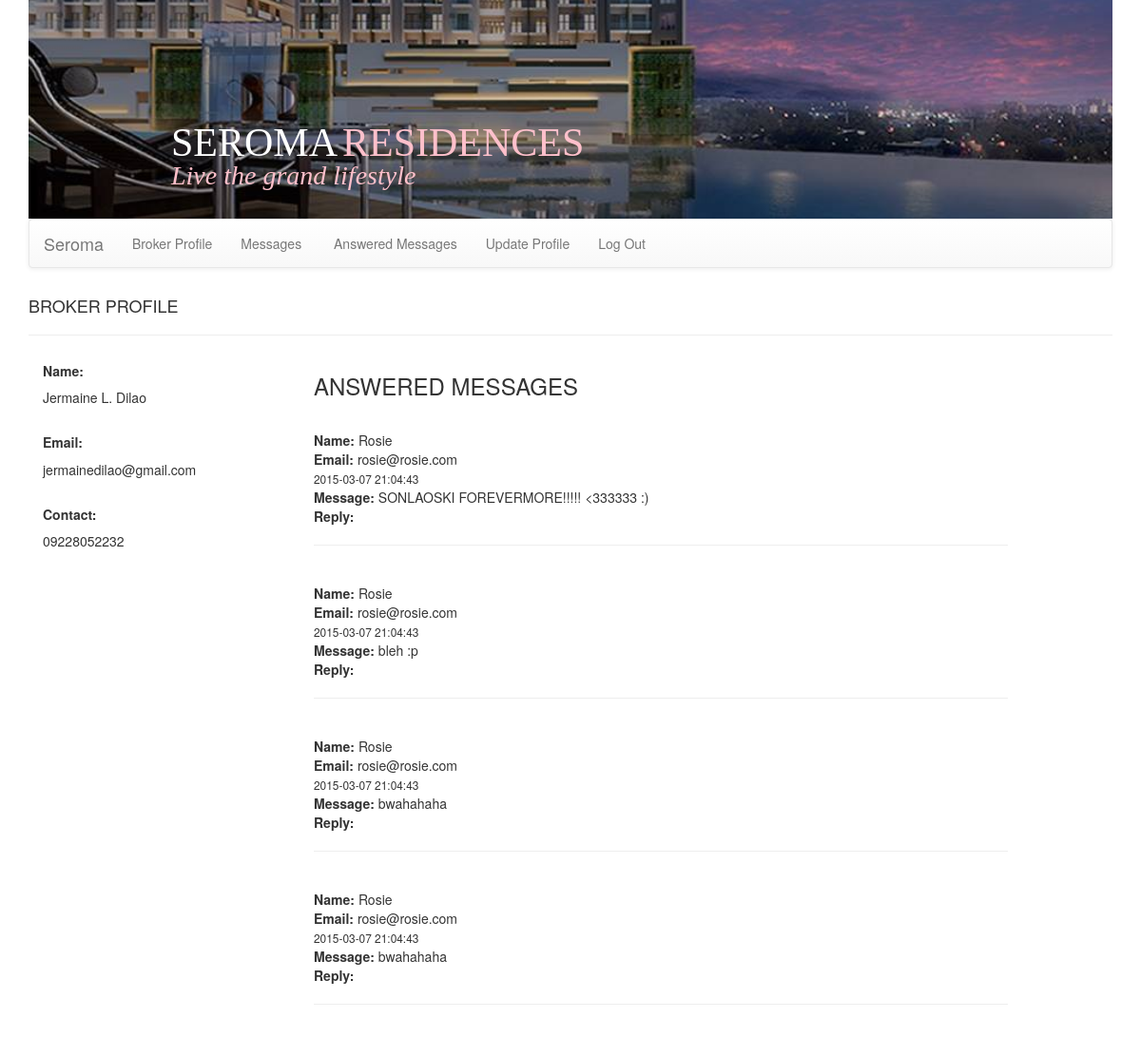
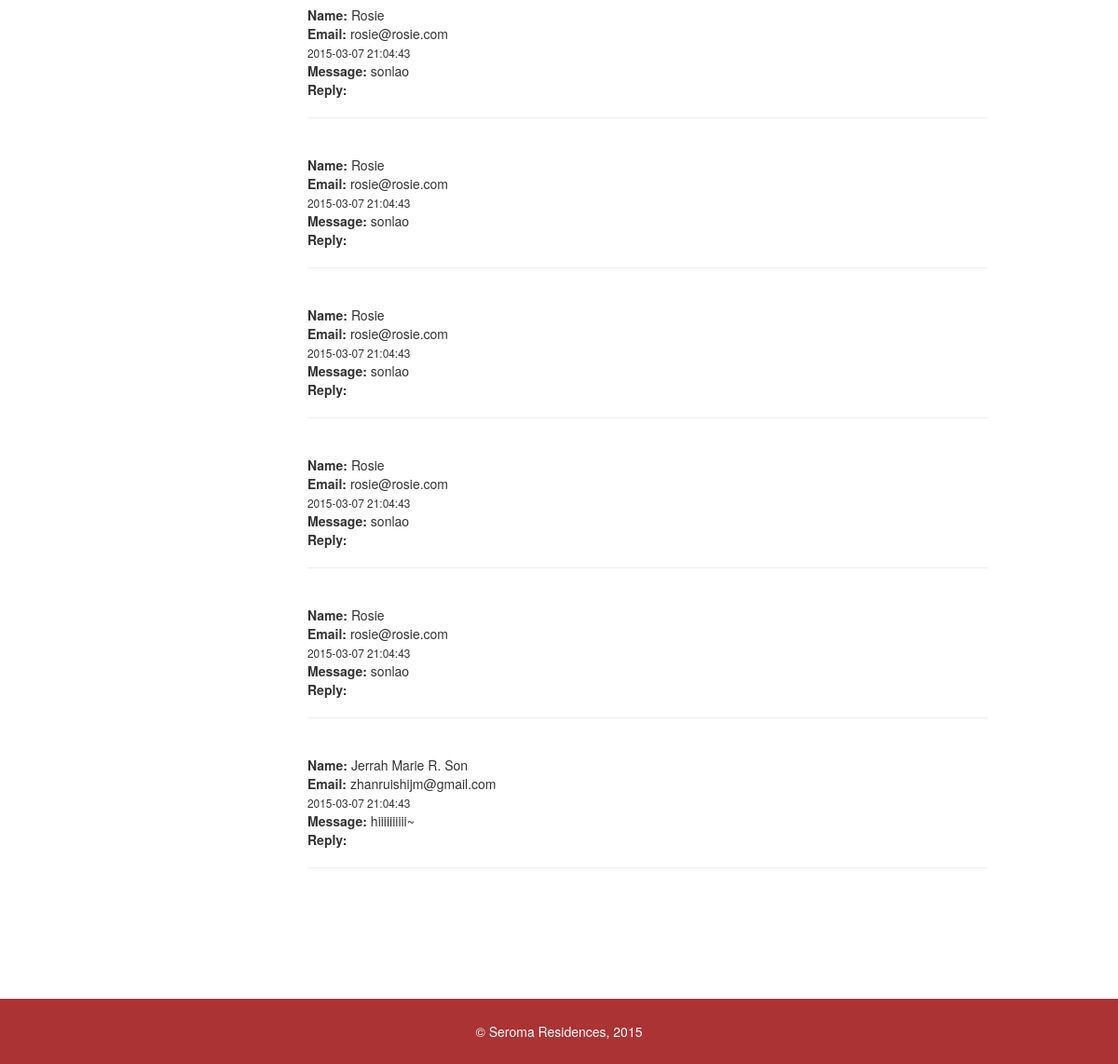
Page /broker?p=brokeransmsg (signed in) on the earlier database version (2 pictures, top to bottom).
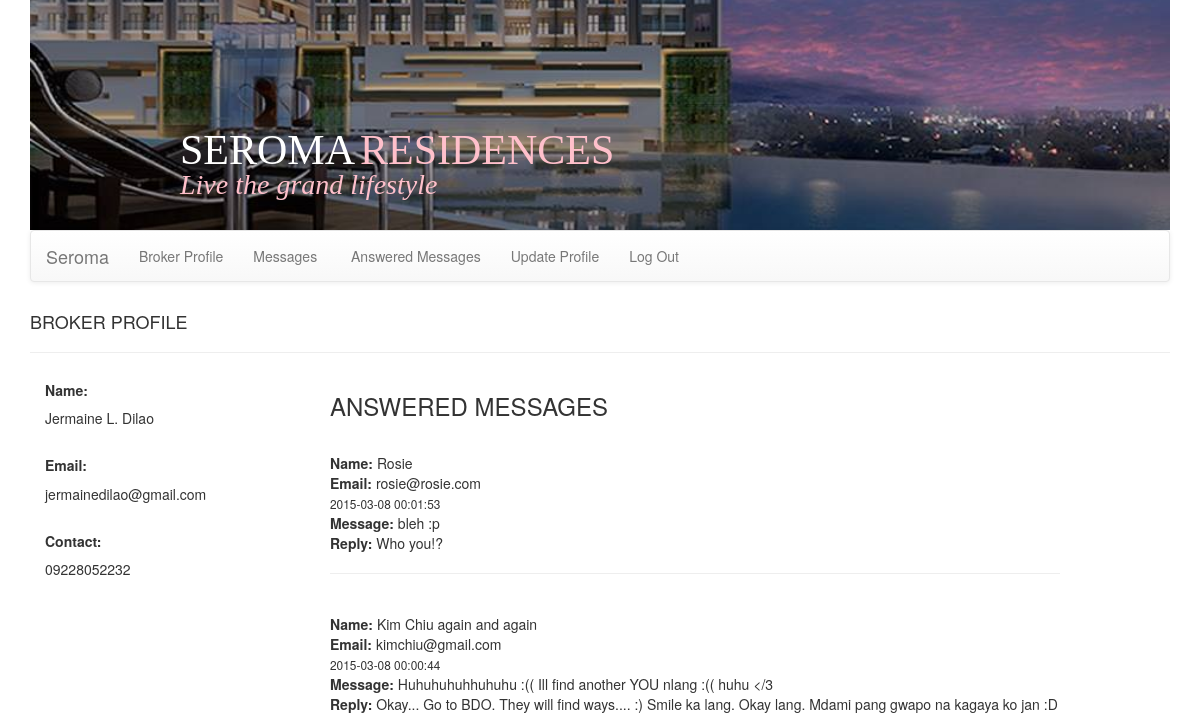
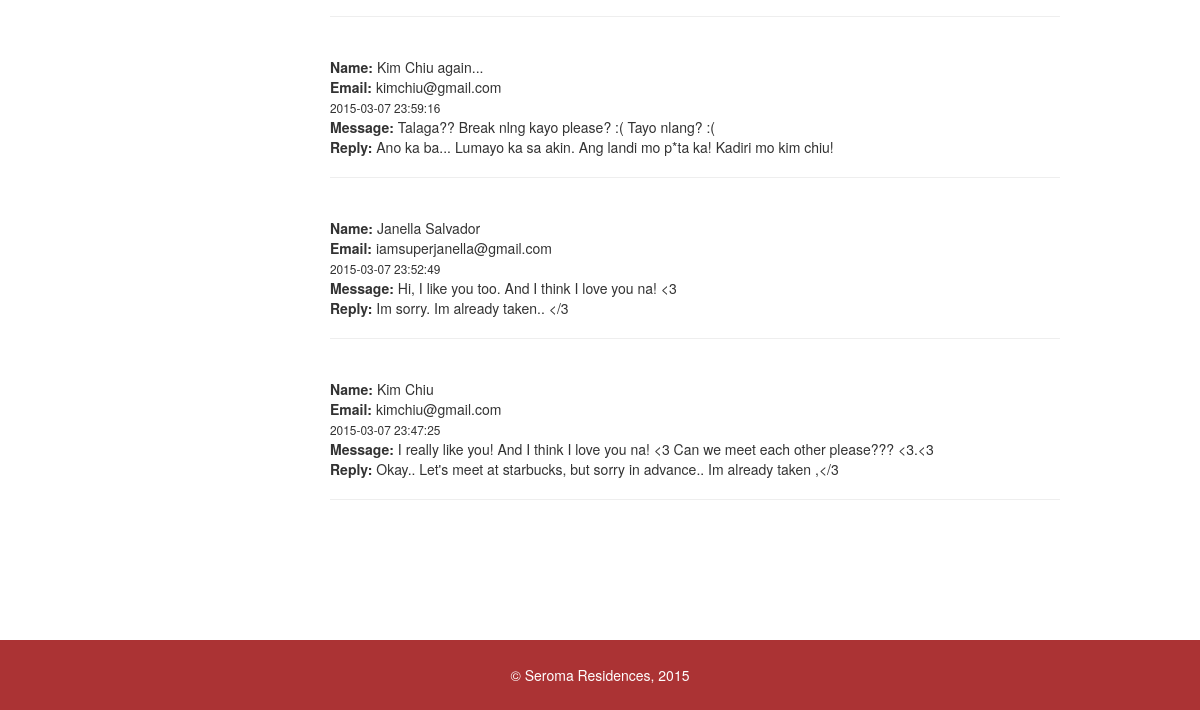
Same page on the later database version (2 pictures, top to bottom).
### tables this page shows
CREATE TABLE IF NOT EXISTS `users` (
`id` int(11) NOT NULL,
  `username` varchar(255) NOT NULL,
  `password` varchar(255) NOT NULL,
  `name` varchar(255) NOT NULL,
  `contact` varchar(255) NOT NULL,
  `email` varchar(255) NOT NULL,
  `status` smallint(6) NOT NULL
);

CREATE TABLE IF NOT EXISTS `messages` (
`messageid` int(11) NOT NULL,
  `sender` varchar(256) NOT NULL,
  `senderemail` varchar(256) NOT NULL,
  `timestamp` timestamp NOT NULL DEFAULT CURRENT_TIMESTAMP ON UPDATE CURRENT_TIMESTAMP,
  `recipient` smallint(6) NOT NULL,
  `message` varchar(500) NOT NULL,
  `viewed` int(11) NOT NULL,
  `reply` varchar(500) NOT NULL,
  `replytimestamp` varchar(50) NOT NULL,
  `messagestatus` smallint(6) NOT NULL
);

### db.php (called while the page is built, shortened)
<?php
	function site_db()
	{
		try
		{
			return new PDO('mysql:host=localhost;dbname=seroma','root','');
		}
		catch(PDOException $ex)
		{
			echo "Connection Error: ", $ex->getMessage();
		}
	}
	function view_broker_profile($userid)
	{
		$db = site_db();
		$sql = "select * from users where id = ?";
		$st = $db->prepare($sql);
		$st->execute(array($userid));
		$row = $st->fetch();
		return $row;
	}
   function get_broker_replied_msgs($id){
		$db = site_db();
		$sql = "select * from messages where recipient=? and messagestatus = ? order by timestamp desc";
		$st = $db->prepare($sql);
		$st->execute(array($id, 1));
		$rows = $st->fetchAll();
		return $rows;
   }

### broker/brokeransmsg.php (the view, shortened to what this page needs)
<?php
	$viewbrokerprofile = view_broker_profile($_SESSION['userid']);
	$id = $_SESSION['userid'];
	$getbrokerrepliedmsgs = get_broker_replied_msgs($id);
?>
<!DOCTYPE html>
<head><title>Answered Messages</title></head>
<html>
	<body>
    <h4>BROKER PROFILE</h4><hr/>
		<div class = "col-md-3">
				<div>
					<h5><b>Name:</b></h5>
					<?php echo htmlentities($viewbrokerprofile['name']);?>
				</div><br/>
				<div>
					<h5><b>Email:</b></h5>
					<?php echo htmlentities($viewbrokerprofile['email']);?>
				</div><br/>
				<div>
					<h5><b>Contact:</b></h5>
					<?php echo htmlentities($viewbrokerprofile['contact']);?>
				</div>
		</div>
		<div class = "col-md-8">
		    <h3 class = "pull-left">ANSWERED MESSAGES</h3>
			<br /><br /><br /><br />
			<?php foreach($getbrokerrepliedmsgs as $m): ?>
				<b>Name:</b> <?php echo htmlentities($m['sender']); ?><br>
				<b>Email:</b> <?php echo htmlentities($m['senderemail']); ?><br>
				<small><?php echo htmlentities($m['timestamp']); ?></small><br>
				<b>Message:</b> <?php echo htmlentities($m['message']); ?><br>
				<b>Reply:</b> <?php echo htmlentities($m['reply']); ?><br>
				<hr><br>
			<?php endforeach; ?>
		</div>
	</body>
</html>

### broker/index.php (shortened to what this page needs)
<?php
	include "../db.php";
	if($_SESSION['isloginbroker'] == true || $_SESSION['isloginadmin'] == true)
	{
		$page = isset($_GET['p']) ? $_GET['p'] : 'broker';
		$id = $_SESSION['userid'];
		$countnewmsg = count_new_msg($id);
		$content = $page.".php";
	}
	else
	{
		header('Location:../');
	}
?>
<!DOCTYPE html>
<html>
	<head>
	<link rel="stylesheet" href="../bootstrap/css/bootstrap.min.css">
	<link rel="stylesheet" href="../bootstrap/css/bootstrap-theme.min.css">
	</head>
	<body>
		<div class = "container">
			<div class = "header">
				<span class = "color1">SEROMA</span><span class = "color2">RESIDENCES</span> <br/>
				<span class = "lowerheader color2">Live the grand lifestyle</span>
			</div>
			<nav class = "navbar navbar-default">
				<div class = "container-fluid">
					<div class="navbar-header">
						<a class="navbar-brand" href="#">Seroma</a>
					</div>
					<div class="collapse navbar-collapse" id="myNavbar">
						<ul class="nav navbar-nav">
						  <li><a href = "?p=broker">Broker Profile</a></li>
						  <li><a href = "?p=brokermsg">Messages&nbsp;<?php if($countnewmsg != false){ ?><span class = "badge"><?php echo htmlentities($countnewmsg);?></span> <?php } ?> </a></li>
						  <li><a href = "?p=brokeransmsg">Answered Messages</a></li>
						  <li><a href = "?p=updbroker">Update Profile</a></li>
						  <li><a href = "?l=true">Log Out</a></li>
						</ul>
					</div>
				</div>
			</nav>
			<div class = "main-content">
				<br/>
				<?php include_once($content); ?>
			</div>
		</div>
    <div class="footer">
        &copy; Seroma Residences, 2015
     </div>
	</body>
</html>

### broker/index.php (style rules this page uses)
.header { background: url("../images/headerbg.jpg"); background-size: 1140px 250px; background-repeat: no-repeat; margin-top: -20px; height: 250px; }
.main-content { margin-top: -20px; }
.header { position: relative; }
.header span { font-family: Century Gothic; }
.color1 { color: white; }
.color2 { color: pink; }
.header span.color1 { font-size: 3em; position: absolute; bottom: 50px; left: 150px; }
.header span.color2 { font-size: 3em; position: absolute; bottom: 50px; left: 330px; }
.header span.lowerheader { font-size: 2em; position: absolute; bottom: 25px; left: 150px; font-style: italic; }
@media all and (max-width: 1200px) { .header span.color1 { font-size: 3em; position: absolute; bottom: 50px; left: 150px; } }
@media all and (max-width: 1200px) { .header span.color2 { font-size: 3em; position: absolute; bottom: 50px; left: 330px; } }
@media all and (max-width: 1200px) { .header span.lowerheader { font-size: 2em; position: absolute; bottom: 25px; left: 150px; font-style: italic; } }
.container { margin-bottom: 100px; }
.footer { background-color: #AB3334; color: #fff; text-align: center; height: 70px; vertical-align: middle; line-height: 70px; }

Differences in the rows shown:
removed messages: sender "Rosie", senderemail "rosie@rosie.com", timestamp "2015-03-07 21:04:43", message "SONLAOSKI FOREVERMORE!!!!! <333333 :)"
removed messages: sender "Rosie", senderemail "rosie@rosie.com", timestamp "2015-03-07 21:04:43", message "bwahahaha"
removed messages: sender "Rosie", senderemail "rosie@rosie.com", timestamp "2015-03-07 21:04:43", message "bwahahaha"
removed messages: sender "Rosie", senderemail "rosie@rosie.com", timestamp "2015-03-07 21:04:43", message "sonlao"
removed messages: sender "Rosie", senderemail "rosie@rosie.com", timestamp "2015-03-07 21:04:43", message "sonlao"
removed messages: sender "Rosie", senderemail "rosie@rosie.com", timestamp "2015-03-07 21:04:43", message "sonlao"
removed messages: sender "Rosie", senderemail "rosie@rosie.com", timestamp "2015-03-07 21:04:43", message "sonlao"
removed messages: sender "Rosie", senderemail "rosie@rosie.com", timestamp "2015-03-07 21:04:43", message "sonlao"
removed messages: sender "Jerrah Marie R. Son", senderemail "zhanruishijm@gmail.com", timestamp "2015-03-07 21:04:43", message "hiiiiiiiiii~"
changed messages "Rosie": timestamp "2015-03-07 21:04:43" → "2015-03-08 00:01:53"; reply (not shown) → "Who you!?"
added messages: sender "Kim Chiu again and again", senderemail "kimchiu@gmail.com", timestamp "2015-03-08 00:00:44", message "Huhuhuhuhhuhuhu :(( Ill find another YOU nlang :(( huhu </3", reply "Okay... Go to BDO. They will find ways.... :) Smile ka lang. Okay lang. Mdami pang gwapo na kagaya ko jan :D"
added messages: sender "Kim Chiu again...", senderemail "kimchiu@gmail.com", timestamp "2015-03-07 23:59:16", message "Talaga?? Break nlng kayo please? :( Tayo nlang? :(", reply "Ano ka ba... Lumayo ka sa akin. Ang landi mo p*ta ka! Kadiri mo kim chiu!"
added messages: sender "Janella Salvador", senderemail "iamsuperjanella@gmail.com", timestamp "2015-03-07 23:52:49", message "Hi, I like you too. And I think I love you na! <3", reply "Im sorry. Im already taken.. </3"
added messages: sender "Kim Chiu", senderemail "kimchiu@gmail.com", timestamp "2015-03-07 23:47:25", message "I really like you! And I think I love you na! <3 Can we meet each other please??? <3.<3", reply "Okay.. Let's meet at starbucks, but sorry in advance.. Im already taken ,</3"
